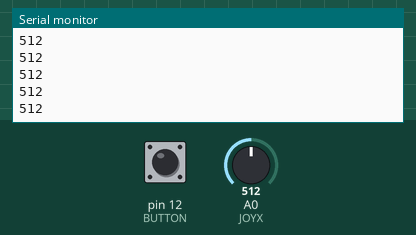
A sketch run on a simulated Arduino Uno, built with avr-gcc and run on an emulated ATmega328P. On the bench: the last lines printed to the serial monitor. Inputs (shaded band) come from the test bench; at power-on: A0 (JOYX) = 512, pin 12 (BUTTON) HIGH.

Above: at 1.2 s.
1.3 s: A0 (JOYX) set to 716
At 1.48 s:
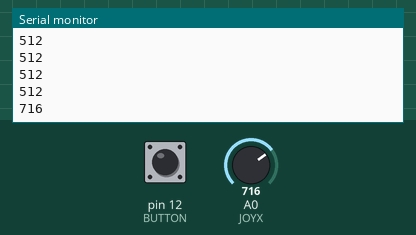
2.8 s: pin 12 (BUTTON) pulled LOW for 0.15 s
4.4 s: A0 (JOYX) set to 900
At 4.49 s:
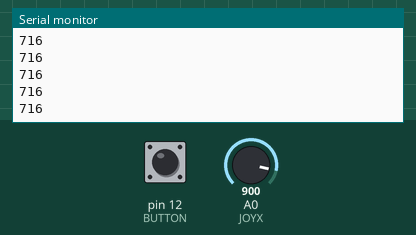
Timing chart, 0 to 7.4 s (numbered marks = the images above; inputs shaded):
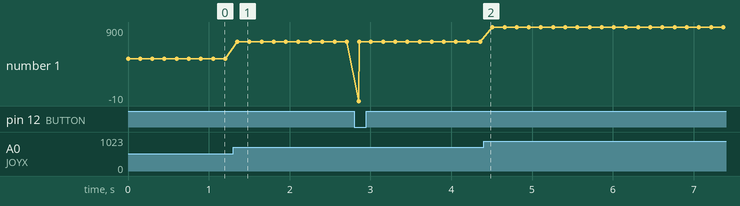

The sketch:

SerialTesting.ino
```cpp
#define BUTTON 12
#define JOYX A0

void setup() {
  // put your setup code here, to run once:
  Serial.begin(9600);
  //Serial.println("Hello, beginning program...");

  pinMode(BUTTON, INPUT_PULLUP); // Arduino automatically does pullup resistor for us
  pinMode(JOYX, INPUT);
}

void loop() {
  // put your main code here, to run repeatedly:
  int reading = digitalRead(BUTTON);
  if (reading == 0) {
    Serial.println("-10");
  }
  int xRead = analogRead(JOYX); // Center at 517
  Serial.println(xRead);
  delay(150);


}
```

Measured:
- after the input at 1.3 s, the serial monitor: prints a new line after 0.05 s (image 1)
- plotted number 1: 512 → 716 after the input at 1.3 s, 716 → 900 after the input at 4.4 s
